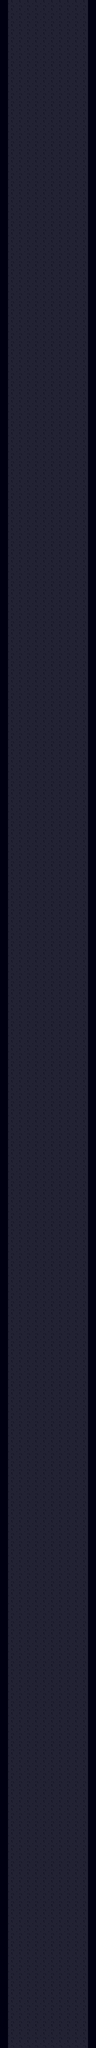

Below is a game level as drawn by its tile map, then a one-line description and the .tmx that defines it (tile-layer data replaced by summaries):
An orthogonal 12x256 tile map with 16x16 px tiles, 13 tile layers (Nebula, Stars, Asteroids, Walls Below, ...).

<map version="1.9" tiledversion="2022.06.25" orientation="orthogonal" renderorder="right-down" width="12" height="256" tilewidth="16" tileheight="16" infinite="0" backgroundcolor="#000011" nextlayerid="15" nextobjectid="1">
 <tileset firstgid="1" name="tiles_packed" tilewidth="16" tileheight="16" tilecount="80" columns="8">
  <image source="../tiles_packed.png" width="128" height="160" />
 </tileset>
 <layer id="3" name="Nebula" width="12" height="256">
  <data>[3072 cells, 0 non-empty, 0 distinct tile ids]</data>
 </layer>
 <layer id="1" name="Stars" width="12" height="256">
  <data>[3072 cells, 0 non-empty, 0 distinct tile ids]</data>
 </layer>
 <layer id="2" name="Asteroids" width="12" height="256">
  <data>[3072 cells, 0 non-empty, 0 distinct tile ids]</data>
 </layer>
 <layer id="14" name="Walls Below" width="12" height="256">
  <data>[3072 cells, 0 non-empty, 0 distinct tile ids]</data>
 </layer>
 <layer id="4" name="Scaffolding Simple" width="12" height="256">
  <data>[3072 cells, 0 non-empty, 0 distinct tile ids]</data>
 </layer>
 <layer id="5" name="Scaffolding Detailed" width="12" height="256">
  <data>[3072 cells, 0 non-empty, 0 distinct tile ids]</data>
 </layer>
 <layer id="11" name="Debris" width="12" height="256">
  <data>[3072 cells, 0 non-empty, 0 distinct tile ids]</data>
 </layer>
 <layer id="9" name="Pipes Under" width="12" height="256">
  <data>[3072 cells, 0 non-empty, 0 distinct tile ids]</data>
 </layer>
 <layer id="8" name="Floor" width="12" height="256">
  <data>[3072 cells, 2560 non-empty, 1 distinct tile ids]</data>
 </layer>
 <layer id="6" name="Walls" width="12" height="256">
  <data>[3072 cells, 0 non-empty, 0 distinct tile ids]</data>
 </layer>
 <layer id="7" name="Edges" width="12" height="256">
  <data>[3072 cells, 0 non-empty, 0 distinct tile ids]</data>
 </layer>
 <layer id="12" name="Grime" width="12" height="256">
  <data>[3072 cells, 0 non-empty, 0 distinct tile ids]</data>
 </layer>
 <layer id="10" name="Pipes Over" width="12" height="256">
  <data>[3072 cells, 0 non-empty, 0 distinct tile ids]</data>
 </layer>
</map>